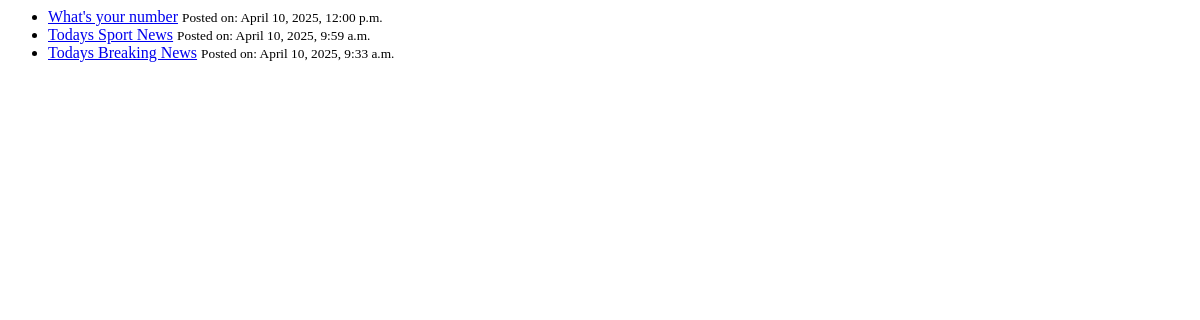
/polls/, run on an earlier commit of the app's database.
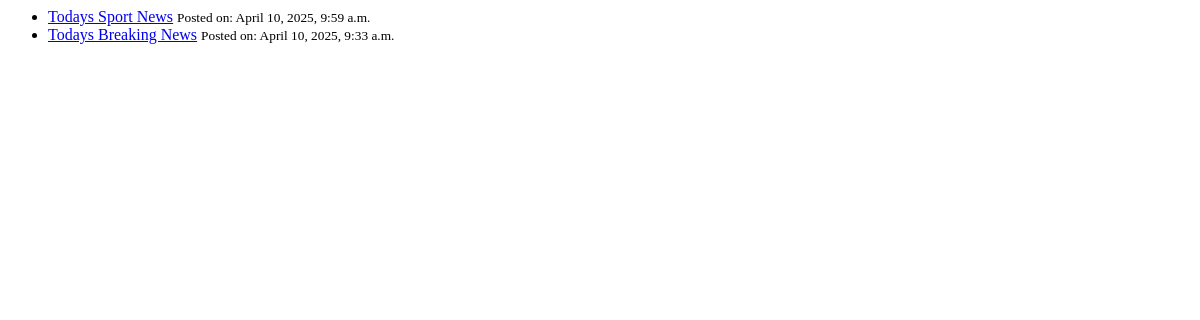
And on a later commit of the database.
### polls/models.py (models this page shows, shortened)
class Question(models.Model):
    qns_text = models.CharField(max_length=2000)
    post_date = models.DateTimeField("date published")

### polls/views.py (the view)
# urls.py: path("", views.polls_index, name="polls_index"),
def polls_index(request):
    latest_question_list = Question.objects.order_by("-post_date")[:5]
    template = loader.get_template("polls/index.html")
    context = {"latest_question_list": latest_question_list}
    return HttpResponse(template.render(context, request))

### polls/templates/polls/index.html
{% if latest_question_list %}
<ul>
    {%for question in latest_question_list %}
        <li>
            <a href="/polls/{{question.id}}/">{{question.qns_text}}</a>
            <small>Posted on: {{ question.post_date|date:"F j, Y, g:i a" }}</small>
        </li>
    {%endfor %}
</ul>
{%else%}
<p>No polls are available.</p>
{%endif%}

What changed in the data, as far as the page shows it:
removed Question: qns_text "What's your number", post_date "April 10, 2025, 12:00 p.m."
